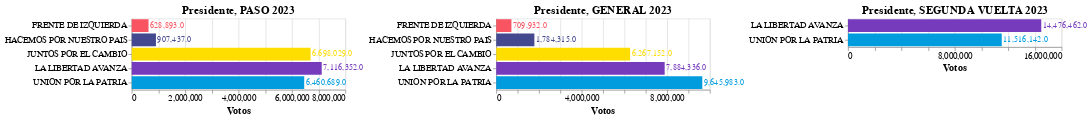

Notebook cell for this chart:
### Code cell
# Comparando las 3 elecciones, ¿cuantos votos recibieron  los partidos más relevantes?

def create_chart(df, title):
    df['votos_formateados'] = df['votos'].apply(lambda x: '{:,}'.format(x))
    base = alt.Chart(df).encode(
        x=alt.X('votos:Q', title="Votos"),
        y=alt.Y('agrupacion_nombre:N', sort='-x', title=None),
        color=alt.Color('agrupacion_nombre:N', scale=alt.Scale(domain=list(colors_dict.keys()), range=list(colors_dict.values())), legend=None),
    )
    bars = base.mark_bar().properties(
        title=f"Presidente, {title} 2023"
    )
    text = base.mark_text(align='left', dx=2, color='black').encode(
        text=alt.Text('votos_formateados:N')
    )
    return bars + text

colors_dict = {
    "JUNTOS POR EL CAMBIO": "#fedd00",
    "UNION POR LA PATRIA": "#009cde",
    "LA LIBERTAD AVANZA": "#753bbc",
    "FRENTE DE IZQUIERDA": "#f95461",
    "HACEMOS POR NUESTRO PAIS": "#43488f"
}

df_PASO = duckdb.sql("""
    SELECT agrupacion_nombre, sum(votos_cantidad) as votos
    FROM read_parquet('ResultadosElectorales_PASO_2023.parquet') 
    WHERE agrupacion_nombre IS NOT NULL AND cargo_id = 1
    GROUP BY agrupacion_nombre
    ORDER BY 2 desc
    limit 5
""").df()

df_GENERAL = duckdb.sql("""
    SELECT agrupacion_nombre, sum(votos_cantidad) as votos
    FROM read_parquet('ResultadosElectorales_1v.parquet') 
    WHERE agrupacion_nombre IS NOT NULL AND cargo_id = 1
    GROUP BY agrupacion_nombre
    ORDER BY 2 desc
""").df()

df_SEGUNDA_VUELTA = duckdb.sql("""
    SELECT agrupacion_nombre, sum(votos_cantidad) as votos
    FROM read_parquet('ResultadosElectorales_2023_SegundaVuelta.parquet') 
    WHERE agrupacion_nombre IS NOT NULL AND cargo_id = 1
    GROUP BY agrupacion_nombre
    ORDER BY 2 desc
""").df()

df_PASO['agrupacion_nombre'] = df_PASO['agrupacion_nombre'].replace(
    {'FRENTE DE IZQUIERDA Y DE TRABAJADORES - UNIDAD': 'FRENTE DE IZQUIERDA'})
df_GENERAL['agrupacion_nombre'] = df_GENERAL['agrupacion_nombre'].replace(
    {'FRENTE DE IZQUIERDA Y DE TRABAJADORES - UNIDAD': 'FRENTE DE IZQUIERDA'})
df_SEGUNDA_VUELTA['agrupacion_nombre'] = df_SEGUNDA_VUELTA['agrupacion_nombre'].replace(
    {'FRENTE DE IZQUIERDA Y DE TRABAJADORES - UNIDAD': 'FRENTE DE IZQUIERDA'})

chart_PASO = create_chart(df_PASO, "PASO")
chart_GENERAL = create_chart(df_GENERAL, "GENERAL")
chart_SEGUNDA_VUELTA = create_chart(df_SEGUNDA_VUELTA, "SEGUNDA VUELTA")

final_chart = alt.concat(chart_PASO, chart_GENERAL, chart_SEGUNDA_VUELTA, spacing=5)
final_chart.configure_axis(labelFontSize=12, titleFontSize=14).configure_title(fontSize=16).resolve_scale(color='independent').configure_view(continuousHeight=1500)

### Figure 1 — Vega-Lite specification as saved in the notebook (floating-point values rounded to 4 significant figures)
{"config": {"view": {"continuousWidth": 300, "continuousHeight": 1500}, "axis": {"labelFontSize": 12, "titleFontSize": 14}, "title": {"fontSize": 16}}, "concat": [{"layer": [{"mark": {"type": "bar"}, "encoding": {"color": {"field": "agrupacion_nombre", "legend": null, "scale": {"domain": ["JUNTOS POR EL CAMBIO", "UNION POR LA PATRIA", "LA LIBERTAD AVANZA", "FRENTE DE IZQUIERDA", "HACEMOS POR NUESTRO PAIS"], "range": ["#fedd00", "#009cde", "#753bbc", "#f95461", "#43488f"]}, "type": "nominal"}, "x": {"field": "votos", "title": "Votos", "type": "quantitative"}, "y": {"field": "agrupacion_nombre", "sort": "-x", "title": null, "type": "nominal"}}, "title": "Presidente, PASO 2023"}, {"mark": {"type": "text", "align": "left", "color": "black", "dx": 2}, "encoding": {"color": {"field": "agrupacion_nombre", "legend": null, "scale": {"domain": ["JUNTOS POR EL CAMBIO", "UNION POR LA PATRIA", "LA LIBERTAD AVANZA", "FRENTE DE IZQUIERDA", "HACEMOS POR NUESTRO PAIS"], "range": ["#fedd00", "#009cde", "#753bbc", "#f95461", "#43488f"]}, "type": "nominal"}, "text": {"field": "votos_formateados", "type": "nominal"}, "x": {"field": "votos", "title": "Votos", "type": "quantitative"}, "y": {"field": "agrupacion_nombre", "sort": "-x", "title": null, "type": "nominal"}}}], "data": {"name": "data-c07e4fd6882256f0b275b1cabf81fe29"}}, {"layer": [{"mark": {"type": "bar"}, "encoding": {"color": {"field": "agrupacion_nombre", "legend": null, "scale": {"domain": ["JUNTOS POR EL CAMBIO", "UNION POR LA PATRIA", "LA LIBERTAD AVANZA", "FRENTE DE IZQUIERDA", "HACEMOS POR NUESTRO PAIS"], "range": ["#fedd00", "#009cde", "#753bbc", "#f95461", "#43488f"]}, "type": "nominal"}, "x": {"field": "votos", "title": "Votos", "type": "quantitative"}, "y": {"field": "agrupacion_nombre", "sort": "-x", "title": null, "type": "nominal"}}, "title": "Presidente, GENERAL 2023"}, {"mark": {"type": "text", "align": "left", "color": "black", "dx": 2}, "encoding": {"color": {"field": "agrupacion_nombre", "legend": null, "scale": {"domain": ["JUNTOS POR EL CAMBIO", "UNION POR LA PATRIA", "LA LIBERTAD AVANZA", "FRENTE DE IZQUIERDA", "HACEMOS POR NUESTRO PAIS"], "range": ["#fedd00", "#009cde", "#753bbc", "#f95461", "#43488f"]}, "type": "nominal"}, "text": {"field": "votos_formateados", "type": "nominal"}, "x": {"field": "votos", "title": "Votos", "type": "quantitative"}, "y": {"field": "agrupacion_nombre", "sort": "-x", "title": null, "type": "nominal"}}}], "data": {"name": "data-9f9d3ea67fc702d30caf13a8693155be"}}, {"layer": [{"mark": {"type": "bar"}, "encoding": {"color": {"field": "agrupacion_nombre", "legend": null, "scale": {"domain": ["JUNTOS POR EL CAMBIO", "UNION POR LA PATRIA", "LA LIBERTAD AVANZA", "FRENTE DE IZQUIERDA", "HACEMOS POR NUESTRO PAIS"], "range": ["#fedd00", "#009cde", "#753bbc", "#f95461", "#43488f"]}, "type": "nominal"}, "x": {"field": "votos", "title": "Votos", "type": "quantitative"}, "y": {"field": "agrupacion_nombre", "sort": "-x", "title": null, "type": "nominal"}}, "title": "Presidente, SEGUNDA VUELTA 2023"}, {"mark": {"type": "text", "align": "left", "color": "black", "dx": 2}, "encoding": {"color": {"field": "agrupacion_nombre", "legend": null, "scale": {"domain": ["JUNTOS POR EL CAMBIO", "UNION POR LA PATRIA", "LA LIBERTAD AVANZA", "FRENTE DE IZQUIERDA", "HACEMOS POR NUESTRO PAIS"], "range": ["#fedd00", "#009cde", "#753bbc", "#f95461", "#43488f"]}, "type": "nominal"}, "text": {"field": "votos_formateados", "type": "nominal"}, "x": {"field": "votos", "title": "Votos", "type": "quantitative"}, "y": {"field": "agrupacion_nombre", "sort": "-x", "title": null, "type": "nominal"}}}], "data": {"name": "data-bffe58178fd9c633b3f2347146fb0998"}}], "resolve": {"scale": {"color": "independent"}}, "spacing": 5, "$schema": "https://vega.github.io/schema/vega-lite/v5.15.1.json", "datasets": {"data-c07e4fd6882256f0b275b1cabf81fe29": [{"agrupacion_nombre": "LA LIBERTAD AVANZA", "votos": 7116000.0, "votos_formateados": "7,116,352.0"}, {"agrupacion_nombre": "JUNTOS POR EL CAMBIO", "votos": 6698000.0, "votos_formateados": "6,698,029.0"}, {"agrupacion_nombre": "UNION POR LA PATRIA", "votos": 6461000.0, "votos_formateados": "6,460,689.0"}, {"agrupacion_nombre": "HACEMOS POR NUESTRO PAIS", "votos": 907400.0, "votos_formateados": "907,437.0"}, {"agrupacion_nombre": "FRENTE DE IZQUIERDA", "votos": 628900.0, "votos_formateados": "628,893.0"}], "data-9f9d3ea67fc702d30caf13a8693155be": [{"agrupacion_nombre": "UNION POR LA PATRIA", "votos": 9646000.0, "votos_formateados": "9,645,983.0"}, {"agrupacion_nombre": "LA LIBERTAD AVANZA", "votos": 7884000.0, "votos_formateados": "7,884,336.0"}, {"agrupacion_nombre": "JUNTOS POR EL CAMBIO", "votos": 6267000.0, "votos_formateados": "6,267,152.0"}, {"agrupacion_nombre": "HACEMOS POR NUESTRO PAIS", "votos": 1784000.0, "votos_formateados": "1,784,315.0"}, {"agrupacion_nombre": "FRENTE DE IZQUIERDA", "votos": 709900.0, "votos_formateados": "709,932.0"}], "data-bffe58178fd9c633b3f2347146fb0998": [{"agrupacion_nombre": "LA LIBERTAD AVANZA", "votos": 14480000.0, "votos_formateados": "14,476,462.0"}, {"agrupacion_nombre": "UNION POR LA PATRIA", "votos": 11520000.0, "votos_formateados": "11,516,142.0"}]}}
